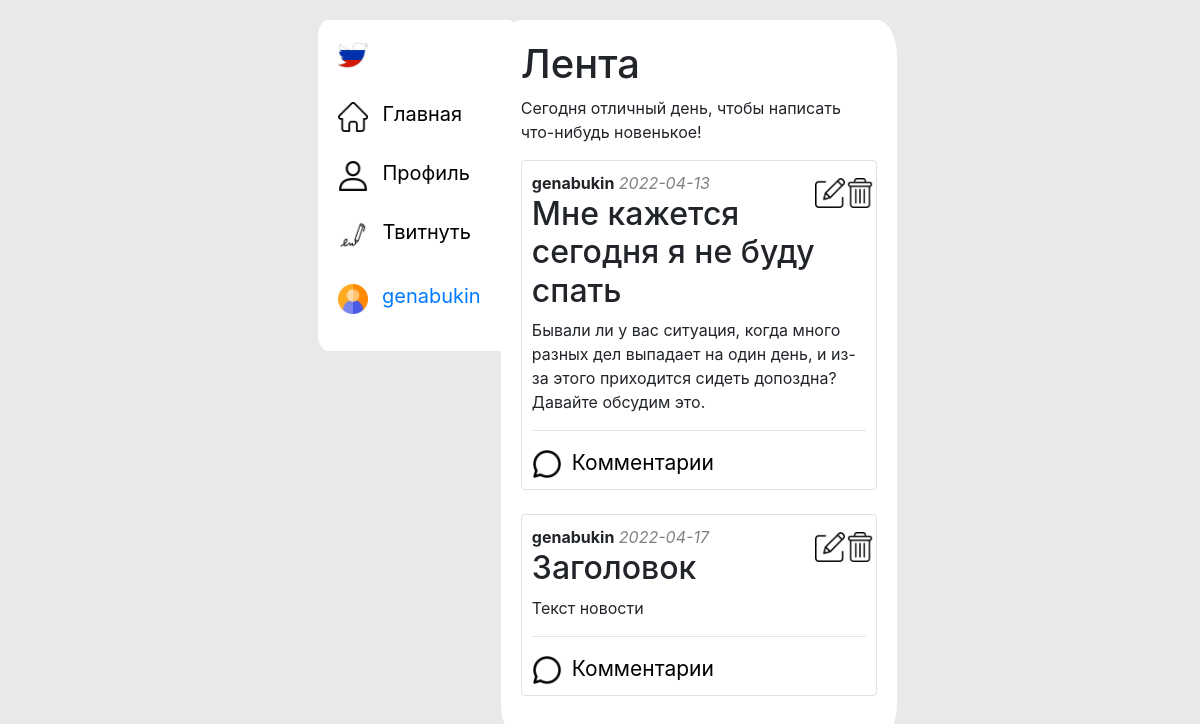
The page / (signed in) on the database its author committed.
### data/users.py (models this page shows, shortened)
class User(SqlAlchemyBase, UserMixin, SerializerMixin):
    __tablename__ = 'users'
    id = sqlalchemy.Column(sqlalchemy.Integer,
                           primary_key=True, autoincrement=True)
    name = sqlalchemy.Column(sqlalchemy.String, nullable=True)
    about = sqlalchemy.Column(sqlalchemy.String, nullable=True)
    email = sqlalchemy.Column(sqlalchemy.String,
                              index=True, unique=True, nullable=True)
    hashed_password = sqlalchemy.Column(sqlalchemy.String, nullable=True)
    created_date = sqlalchemy.Column(sqlalchemy.DateTime,
                                     default=datetime.datetime.now)
    news = orm.relation('Twits', back_populates='user')
    commentaries = orm.relation('Comment', back_populates='user')

### data/twits.py (models this page shows)
class Twits(SqlAlchemyBase, SerializerMixin):
    __tablename__ = 'twits'
    id = sqlalchemy.Column(sqlalchemy.Integer,
                           primary_key=True, autoincrement=True)
    title = sqlalchemy.Column(sqlalchemy.String, nullable=True)
    content = sqlalchemy.Column(sqlalchemy.String, nullable=True)
    created_date = sqlalchemy.Column(sqlalchemy.DateTime,
                                     default=datetime.datetime.now)
    is_private = sqlalchemy.Column(sqlalchemy.Boolean, default=True)
    user_id = sqlalchemy.Column(sqlalchemy.Integer,
                                sqlalchemy.ForeignKey("users.id"))
    user = orm.relation('User')

### main.py (the view)
@app.route("/")
def index():
    session = db_session.create_session()
    twits = session.query(Twits).all()
    return render_template("index.html", twits=twits)

### data/db_session.py (called while the page is built)
def create_session() -> Session:
    global __factory
    return __factory()

### main.py (called while the page is built)
@login_manager.user_loader
def load_user(user_id):
    db_sess = db_session.create_session()
    return db_sess.query(User).get(user_id)

### templates/index.html
{% extends "base.html" %}
{% block content %}
<h1 class="News_name">Лента</h1>
<p>Сегодня отличный день, чтобы написать что-нибудь новенькое!</p>
{% for item in twits%}
<div class="post col-md6 border rounded">
    {% if current_user.is_authenticated and current_user == item.user %}
        <div>
            <a href="/twits/{{ item.id }}" class="btn post-icon i1">
                <img class='img1' src="static/img/edit.png" alt="edit">
            </a>
            <a href="/twits_delete/{{ item.id }}" class="btn post-icon i2">
                <img class='img2' src="static/img/delete.png" alt="delete">
            </a>
        </div>
    {% endif %}
    <div>
        <b>{{item.user.name}}</b> <i class="secondary fw-light">{{item.created_date.date()}}</i>
    </div>
    <h2>{{item.title}}</h2>
    <div>
        {{item.content}}
    </div><hr>
    {% if current_user.is_authenticated %}
        <div class="message-div"><a href="/comments/{{ item.id }}"><img class="message-pic" src="../../static/img/chat-bubble.png" alt="message">Комментарии</a></div>
    {% else %}
        <div class="message-div"><a href="/register"><img class="message-pic" src="../../static/img/chat-bubble.png" alt="message">Комментарии</a></div>
    {% endif %}
</div><br>
{% endfor %}
{% endblock %}

### templates/base.html (shortened to what this page needs)
<!doctype html>
<html lang="en">
<head>
    <link rel="stylesheet"
          href="https://stackpath.bootstrapcdn.com/bootstrap/4.4.1/css/bootstrap.min.css"
>
    <link rel="stylesheet" type="text/css" href="{{ url_for( 'static', filename='style.css', v=84)}}">
</head>
<body class="row justify-content-center">
<header class="col-2">
    <nav class="white_box">
        <ul>
            <li class="icon"><a href="/"><div class="img_n"><img src="../../static/img/tweet_icon3.png" alt="icon"></div></a></li>
            <li><a href="/"><div class="img_n"><img src="../../static/img/home_icon.png" alt="home"></div><span>Главная</span></a></li>
            {% if current_user.is_authenticated %}
                <li><a href="/profile"><div class="img_n"><img src="../../static/img/user_icon.png" alt="profile"></div><span>Профиль</span></a></li>
            {% else %}
                <li><a href="/register"><div class="img_n"><img src="../../static/img/user_icon.png" alt="profile"></div><span>Профиль</span></a></li>
            {% endif %}
            <li><a href="/new_twit"><div class="img_n"><img src="../../static/img/write_icon.png" alt="tweet"></div><span>Твитнуть</span></a></li>
            <li class="icon">
                {% if current_user.is_authenticated %}
                    <img src="../../static/img/user_pic.png" style="width: 30px; margin-right: 10px;" alt="profile_pic">
                    <a class="navbar-brand" href="/logout">{{ current_user.name }}</a>
                {% else %}
                    <p style="padding-right: 10px; margin-top: -12px;">
                        <a class="btn btn-primary" style="margin-bottom: 5px;" href="/register">Register</a>
                        <a class="btn btn-success" href="/login">Log In</a>
                    </p>
                {% endif %}
            </li>
        </ul>
    </nav>
</header>
<main role="main" class="col-4 white_box main">
    {% block content %}{% endblock %}
</main>
</body>
</html>

### static/style.css (style rules this page uses)
body { background: #d1d1d176; padding: 20px; }
nav { width: 200px; height: auto; position: fixed; z-index: 5; }
nav > ul { display: block; list-style: none; position: relative; }
nav > ul > li { display: block; height: 54px; padding: 10px; transition: .5s; border-radius: 30px; margin-bottom: 5px; }
nav > ul > li > a > span { margin-left: 15px; color: black; font-size: 20px; }
.img_n { display: inline-block; }
.img_n > img { width: 30px; display: inline-block; }
.post { padding: 10px; }
.post-icon { width: 35px; position: absolute; }
.i1 { right: 60px }
.i2 { right: 30px; }
.post-icon > .img1 { width: 30px; }
.post-icon > .img2 { width: 30px; }
.secondary { color: grey; }
.white_box { background: #fff; border-radius: 5%; }
.main { min-height: 60vh; padding: 20px; }
ul { padding: 10px; }
.message-pic { width: 30px; margin-right: 10px; }
.message-div > a { font-size: 21px; color: black; text-decoration: none; }

### rows shown on the page
User: name "genabukin"
Twits: user.name "genabukin", created_date "2022-04-13", title "Мне кажется сегодня я не буду спать", content "Бывали ли у вас ситуация, когда много разных дел выпадает на один день, и из-за этого приходится сидеть допоздна? Давайте обсудим это."
Twits: user.name "genabukin", created_date "2022-04-17", title "Заголовок", content "Текст новости"
